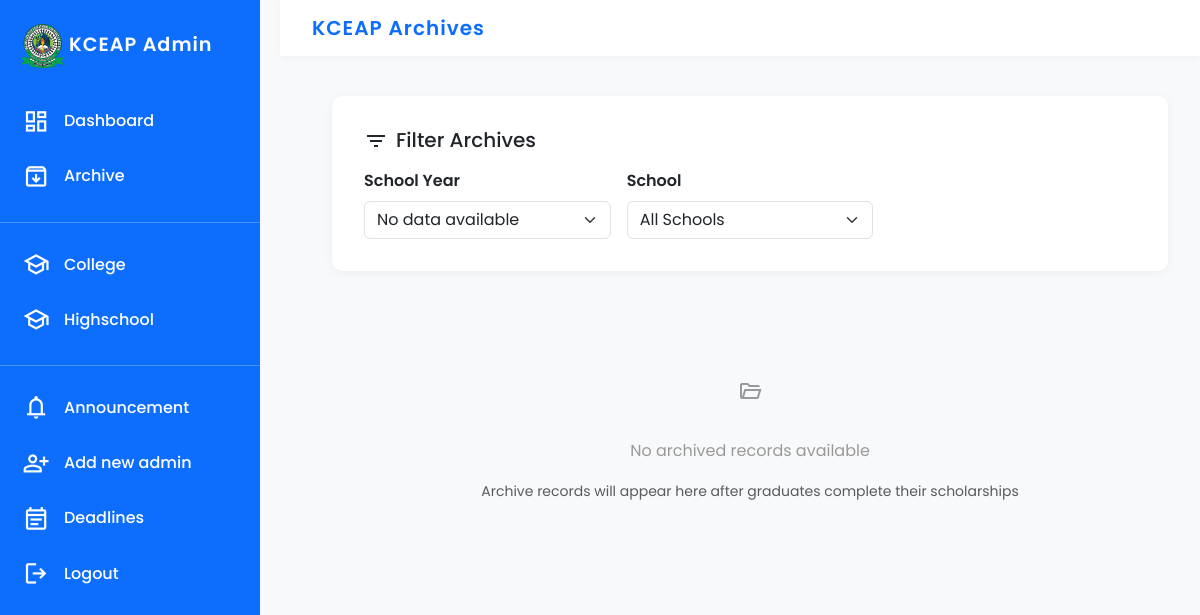
Before: /kceap_admin/archive.php (signed in) with the older database file.
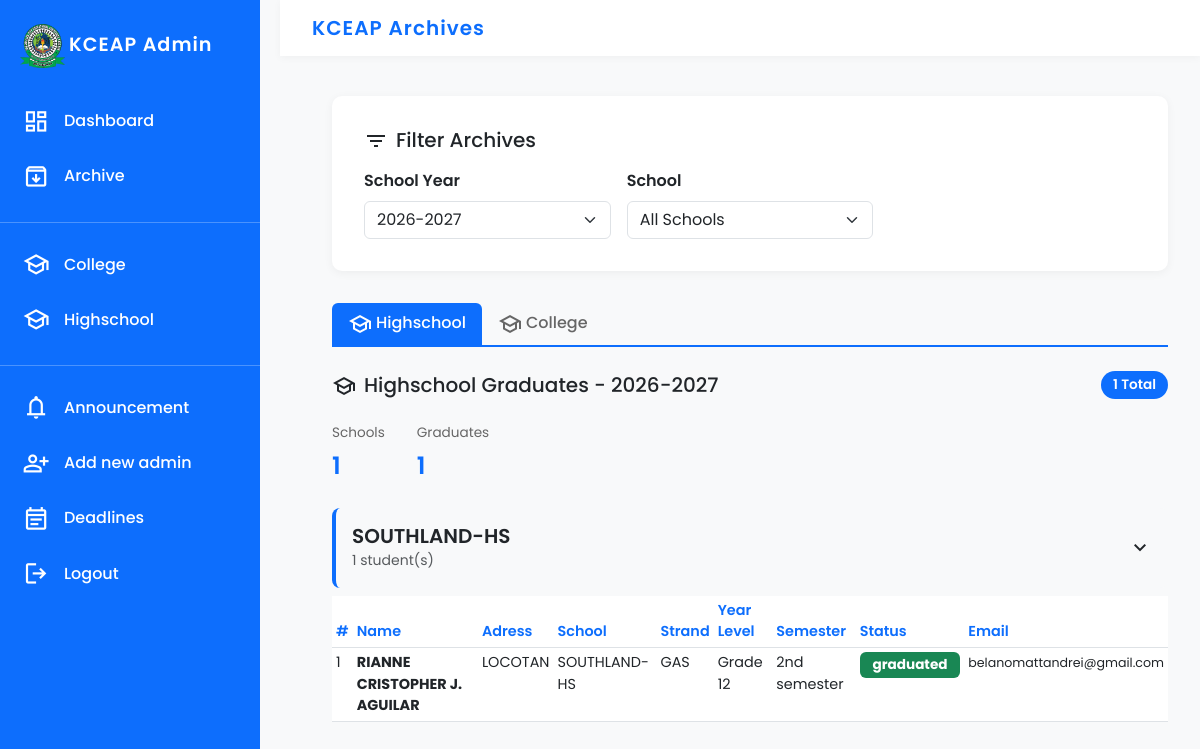
After: the same page with the newer database file.
### tables this page shows
CREATE TABLE `hs_reports` (
  `id` int(11) NOT NULL,
  `applicant_id` int(11) NOT NULL,
  `first_name` varchar(100) DEFAULT NULL,
  `middle_name` varchar(100) DEFAULT NULL,
  `last_name` varchar(100) DEFAULT NULL,
  `school` varchar(150) DEFAULT NULL,
  `strand` varchar(150) DEFAULT NULL,
  `year_level` varchar(50) DEFAULT NULL,
  `semester` varchar(50) DEFAULT NULL,
  `address` varchar(255) DEFAULT NULL,
  `phone_number` varchar(50) DEFAULT NULL,
  `email` varchar(255) DEFAULT NULL,
  `status` varchar(155) DEFAULT NULL,
  `school_year` varchar(50) DEFAULT NULL,
  `archived_at` timestamp NOT NULL DEFAULT current_timestamp()
);

### kceap_admin/archive.php (the view, shortened to what the changed rows need)
<?php
include 'header.php';
require_once '../config/config.php';
$years_sql = "
    SELECT DISTINCT school_year FROM hs_reports
    UNION
    SELECT DISTINCT school_year FROM college_reports
    ORDER BY school_year DESC
";
$years_result = $conn->query($years_sql);
$school_years = $years_result ? $years_result->fetch_all(MYSQLI_ASSOC) : [];
$selected_year = $_GET['year'] ?? ($school_years[0]['school_year'] ?? date('Y') . '-' . (date('Y') + 1));
$hs_sql = "
    SELECT applicant_id, first_name, middle_name, last_name, school, strand, year_level, semester,
           address, phone_number, email, status, school_year, archived_at
    FROM hs_reports
    WHERE school_year = ?
    ORDER BY school ASC, first_name ASC
";
$college_sql = "
    SELECT applicant_id, first_name, middle_name, last_name, school, course, year_level, semester,
           address, phone_number, email, status, school_year, created_at
    FROM college_reports
    WHERE school_year = ?
    ORDER BY school ASC, first_name ASC
";
$hs_stmt = $conn->prepare($hs_sql);
$hs_stmt->bind_param("s", $selected_year);
$hs_stmt->execute();
$hs_data = $hs_stmt->get_result()->fetch_all(MYSQLI_ASSOC);
$college_stmt = $conn->prepare($college_sql);
$college_stmt->bind_param("s", $selected_year);
$college_stmt->execute();
$college_data = $college_stmt->get_result()->fetch_all(MYSQLI_ASSOC);
$hs_by_school = [];
foreach ($hs_data as $row) {
    $school = $row['school'] ?? 'Unspecified';
    if (!isset($hs_by_school[$school])) {
        $hs_by_school[$school] = [];
    }
    $hs_by_school[$school][] = $row;
}
$college_by_school = [];
foreach ($college_data as $row) {
    $school = $row['school'] ?? 'Unspecified';
    if (!isset($college_by_school[$school])) {
        $college_by_school[$school] = [];
    }
    $college_by_school[$school][] = $row;
}
$all_schools = array_unique(array_merge(array_keys($hs_by_school), array_keys($college_by_school)));
?>
<!DOCTYPE html>
<html lang="en">
<head>
    <link href="https://cdn.jsdelivr.net/npm/bootstrap@5.3.0/dist/css/bootstrap.min.css" rel="stylesheet">
    <link href="../style/kceapadmin.css" rel="stylesheet">
</head>
<body>
<div class="d-flex">
    <div class="main-content flex-grow-1">
        <br><br><br>
        <div class="container-fluid py-4">
    <div class="filter-section">
        <form method="GET" class="row g-3 align-items-end">
            <div class="col-md-4">
                <label for="yearSelect" class="form-label fw-semibold">School Year</label>
                <select class="form-select" id="yearSelect" name="year" onchange="this.form.submit()">
                    <?php if (empty($school_years)): ?>
                        <option>No data available</option>
                    <?php else: ?>
                        <?php foreach ($school_years as $year): ?>
                            <option value="<?= htmlspecialchars($year['school_year']) ?>" <?= ($year['school_year'] === $selected_year) ? 'selected' : '' ?>>
                                <?= htmlspecialchars($year['school_year']) ?>
                            </option>
                        <?php endforeach; ?>
                    <?php endif; ?>
                </select>
            </div>
        </form>
    </div>
    <?php if (!empty($hs_data) || !empty($college_data)): ?>
        <ul class="nav nav-tabs mb-4" role="tablist">
            <li class="nav-item" role="presentation">
                <button class="nav-link active" id="hs-tab" data-bs-toggle="tab" data-bs-target="#hs-content" type="button" role="tab" aria-controls="hs-content" aria-selected="true">
                    <span class="material-symbols-outlined align-middle me-1">school</span>Highschool
                </button>
            </li>
            <li class="nav-item" role="presentation">
                <button class="nav-link" id="college-tab" data-bs-toggle="tab" data-bs-target="#college-content" type="button" role="tab" aria-controls="college-content" aria-selected="false">
                   <span class="material-symbols-outlined align-middle me-1">school</span>College
                </button>
            </li>
        </ul>
        <div class="tab-content">
            <div class="tab-pane fade show active" id="hs-content" role="tabpanel" aria-labelledby="hs-tab">
                <?php if (!empty($hs_data)): ?>
                    <div class="d-flex justify-content-between align-items-center mb-4">
                        <h5 class="mb-0"><span class="material-symbols-outlined align-middle me-2">school</span>Highschool Graduates - <?= htmlspecialchars($selected_year) ?></h5>
                        <span class="badge-count"><?= count($hs_data) ?> Total</span>
                    </div>
                    <div class="stats">
                        <div class="stat-item">
                            <span class="stat-label">Schools</span>
                            <span class="stat-value"><?= count($hs_by_school) ?></span>
                        </div>
                        <div class="stat-item">
                            <span class="stat-label">Graduates</span>
                            <span class="stat-value"><?= count($hs_data) ?></span>
                        </div>
                    </div>
                    <div class="mt-4">
                        <?php foreach ($hs_by_school as $school => $students): ?>
                            <div class="school-section">
                                <div class="school-header" data-bs-toggle="collapse" data-bs-target="#hs-<?= md5($school) ?>">
                                    <div>
                                        <h5 class="mb-0"><?= htmlspecialchars($school) ?></h5>
                                        <small class="text-muted"><?= count($students) ?> student(s)</small>
                                    </div>
                                    <span class="material-symbols-outlined">expand_more</span>
                                </div>
                                <div class="collapse show" id="hs-<?= md5($school) ?>">
                                    <div class="school-data mt-2">
                                        <div class="table-responsive">
                                            <table class="table table-hover table-sm">
                                                <thead>
                                                    <tr>
                                                        <th>#</th>
                                                        <th>Name</th>
                                                         <th>Adress</th>
                                                         <th>School</th>
                                                        <th>Strand</th>
                                                        <th>Year Level</th>
                                                        <th>Semester</th>
                                                        <th>Status</th>
                                                        <th>Email</th>
                                                    </tr>
                                                </thead>
                                                <tbody>
                                                    <?php $idx = 1; foreach ($students as $student): ?>
                                                        <tr>
                                                            <td><?= $idx++ ?></td>
                                                            <td>
                                                                <strong><?= htmlspecialchars($student['first_name'] . ' ' . ($student['middle_name'] ? substr($student['middle_name'], 0, 1) . '. ' : '') . $student['last_name']) ?></strong>
                                                            </td>
                                                            <td><?= htmlspecialchars($student['address'] ?? 'N/A') ?></td>
                                                            <td><?= htmlspecialchars($student['school'] ?? 'N/A') ?></td>
                                                            <td><?= htmlspecialchars($student['strand'] ?? 'N/A') ?></td>
                                                            <td><?= htmlspecialchars($student['year_level'] ?? 'N/A') ?></td>
                                                            <td><?= htmlspecialchars($student['semester'] ?? 'N/A') ?></td>
                                                            <td><span class="badge bg-success status-badge"><?= htmlspecialchars($student['status'] ?? 'graduated') ?></span></td>
                                                            <td><small><?= htmlspecialchars($student['email'] ?? 'N/A') ?></small></td>
                                                        </tr>
                                                    <?php endforeach; ?>
                                                </tbody>
                                            </table>
                                        </div>
                                    </div>
                                </div>
                            </div>
                        <?php endforeach; ?>
                    </div>
                <?php endif; ?>
            </div>
        </div>
    <?php else: ?>
        <div class="empty-state">
            <div class="empty-state-icon">
                <span class="material-symbols-outlined">folder_open</span>
            </div>
            <p>No archived records available</p>
            <small class="text-muted">Archive records will appear here after graduates complete their scholarships</small>
        </div>
    <?php endif; ?>
</div>
        </div>
    </div>
</body>
</html>

Changed rows visible on the page:
added hs_reports: first_name+middle_name+last_name "RIANNE CRISTOPHER J. AGUILAR", address "LOCOTAN", school "SOUTHLAND-HS", strand "GAS", year_level "Grade 12", semester "2nd semester", status "graduated", email "belanomattandrei@gmail.com"
Other visible differences:
form field year: "No data available" → "2026-2027"
$selected_year: (not shown) → "2026-2027"
count($hs_data): (not shown) → "1"
count($hs_by_school): (not shown) → "1"
text no longer shown: "No archived records available Archive records will appear here after graduates complete their scholarships"
text now shown: "Highschool College Highschool Graduates - Total Schools Graduates"
new list line: "SOUTHLAND-HS 1 student(s) # Name Adress School Strand Year Level Semester Status Email"
